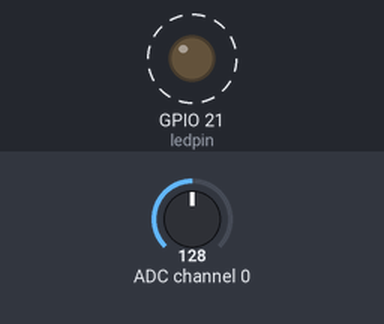
A program run on a simulated Raspberry Pi (BCM pin numbers). Shown: output pins drawn as LEDs (lit = HIGH). Dashed ring = blinking. Inputs (shaded band) come from the test bench; at power-on: ADC channel 0 = 128 (analog values on the 0–255 scale). Library files of the repository ran but are not shown: PCF8591.py; what the program prints to the terminal is not drawn.

Above: at 0.05 s.
Timing chart, 0 to 3.0 s (numbered marks = the images above):
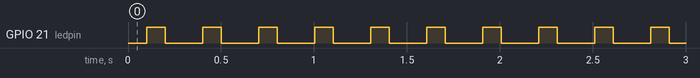

Measured:
- by itself, GPIO 21 (ledpin): alternates HIGH for 0.10 s and LOW for 0.20 s

The program:

2.1_pot.py
```python
#!/usr/bin/env python
import PCF8591 as ADC         # Подключение модуля АЦП (8 бит)
import RPi.GPIO as GPIO       # Подключение модуля GPIO
from time import sleep        # Использование метода sleep из модуля time

ledpin = 21    # GPIO 21

GPIO.setmode(GPIO.BCM)        # Установка режима GPIO.BCM
GPIO.setup(ledpin, GPIO.OUT)  # 21 пин настраиваем на вывод
GPIO.setwarnings(False)       # Обработка ошибок

def setup():                  # Функция настройки АЦП
    ADC.setup(0x48)           # Установка адреса АЦП

def loop():                   # Основная программа
    while True:
        code = ADC.read(0)    # Значение с канала ch0
        val = 3.3 * code / 255
        print('Напряжение: {} В'.format(val))
        sleep(0.1)
        GPIO.output(ledpin, GPIO.HIGH) # Светодиод включен
        sleep(0.1)
        GPIO.output(ledpin, GPIO.LOW)  # Светодиод выключен
        sleep(0.1)

def destroy():                         # Функция очистки портов
    GPIO.output(ledpin, GPIO.LOW)      # Светодиод выключен
    GPIO.cleanup()                     # Возврат пинов в исходное состояние

if __name__ == '__main__':     # Начало выполнения программы
    try:
        setup()
        loop()
    except KeyboardInterrupt:  # Прерывание при нажатии 'Ctrl+C'
        destroy()
```
